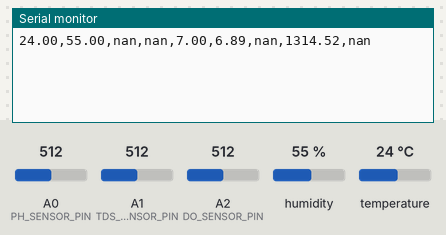
Bench run of a sketch on a simulated Arduino Uno, built with avr-gcc and run on an emulated ATmega328P. Shown: the last lines printed to the serial monitor. Inputs (shaded band) come from the test bench; at power-on: humidity 55 %, A0 (PH_SENSOR_PIN) = 512, A1 (TDS_SENSOR_PIN) = 512, A2 (DO_SENSOR_PIN) = 512, temperature 24 °C.

Above: at 3.2 s.
3.3 s: humidity set to 22 %
4.8 s: A0 (PH_SENSOR_PIN) set to 716
At 6.2 s:
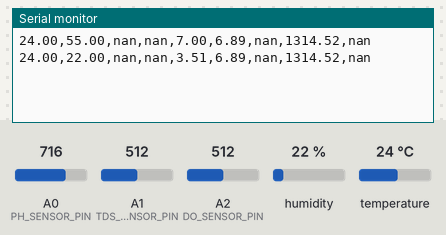
6.3 s: A1 (TDS_SENSOR_PIN) set to 716
7.8 s: A2 (DO_SENSOR_PIN) set to 716
At 9.2 s:
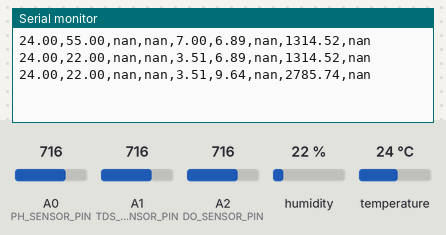
9.3 s: temperature set to 12 °C
10.8 s: A0 (PH_SENSOR_PIN) set to 992
At 13.0 s:
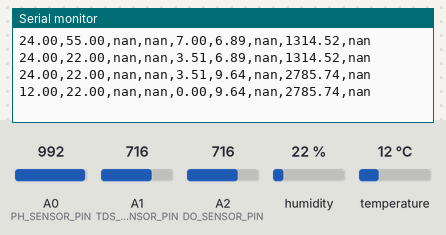
Timing chart, 0 to 13.3 s (numbered marks = the images above; inputs shaded):
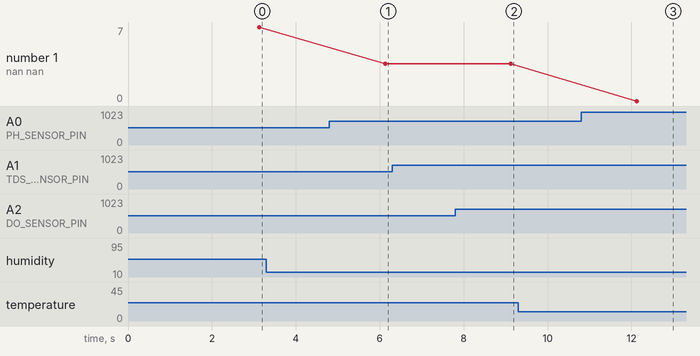

The sketch:

arduino_file.ino
```cpp
#include <GravityTDS.h>
#include <DHT.h>

// Pins
#define TDS_SENSOR_PIN A1
#define PH_SENSOR_PIN A0
#define DO_SENSOR_PIN A2
#define DHTPIN 2
#define DHTTYPE DHT11

GravityTDS gravityTds;
DHT dht(DHTPIN, DHTTYPE);

// Variables
float airTemp = 0.0;
float humidity = 0.0;
float tdsValue = 0.0;
float phValue = 0.0;
float doValue = 0.0;

unsigned long lastReadTime = 0;
#define SAMPLE_INTERVAL 3000

// DO calibration
float vSat = 3.0;
float doSat = 8.26;

void setup() {
  Serial.begin(115200);

  gravityTds.setPin(TDS_SENSOR_PIN);
  gravityTds.setAref(5.0);
  gravityTds.setAdcRange(1024);
  gravityTds.begin();

  dht.begin();

  delay(2000); // allow sensors to stabilize
}

void loop() {
  if (millis() - lastReadTime >= SAMPLE_INTERVAL) {
    lastReadTime = millis();

    readSensors();
    sendData();
  }
}

void readSensors() {

  // ---- DHT11 ----
  float h = dht.readHumidity();
  float t = dht.readTemperature();

  if (!isnan(h) && !isnan(t)) {
    humidity = h;
    airTemp = t;
  }
  // else keep previous values (avoids 0 problem)

  // ---- TDS ----
  gravityTds.setTemperature(25);
  gravityTds.update();
  tdsValue = gravityTds.getTdsValue();

  // ---- pH ----
  int buffer[10];
  for (int i = 0; i < 10; i++) {
    buffer[i] = analogRead(PH_SENSOR_PIN);
    delay(10);
  }

  // sort
  for (int i = 0; i < 9; i++) {
    for (int j = i + 1; j < 10; j++) {
      if (buffer[i] > buffer[j]) {
        int temp = buffer[i];
        buffer[i] = buffer[j];
        buffer[j] = temp;
      }
    }
  }

  int avg = 0;
  for (int i = 2; i < 8; i++) avg += buffer[i];
  avg /= 6;

  float voltage = avg * 5.0 / 1024;

  // SIMPLE & STABLE pH formula (adjust later if needed)
  phValue = 7 + ((2.5 - voltage) * 3.5);

  // limit pH range
  if (phValue < 0) phValue = 0;
  if (phValue > 14) phValue = 14;

  // ---- DO ----
  int raw = analogRead(DO_SENSOR_PIN);
  float voltageDO = raw * (5.0 / 1023.0);
  doValue = (voltageDO / vSat) * doSat;
}

void printValue(float value) {
  if (isnan(value)) {
    Serial.print("nan");
  } else {
    Serial.print(value);
  }
}

void sendData() {
  printValue(airTemp); Serial.print(",");
  printValue(humidity); Serial.print(",");
  Serial.print("nan"); Serial.print(",");
  Serial.print("nan"); Serial.print(",");
  printValue(phValue); Serial.print(",");
  printValue(doValue); Serial.print(",");
  Serial.print("nan"); Serial.print(",");
  printValue(tdsValue); Serial.print(",");
  Serial.println("nan");
}
```

Measured:
- after the input at 4.8 s, the serial monitor: prints a new line after 1.3 s (image 1)
- after the input at 7.8 s, the serial monitor: prints a new line after 1.3 s (image 2)
- after the input at 10.8 s, the serial monitor: prints a new line after 1.3 s (image 3)
- plotted number 1: 7 → 3.51 after the input at 4.8 s, 3.51 → 0 after the input at 10.8 s
